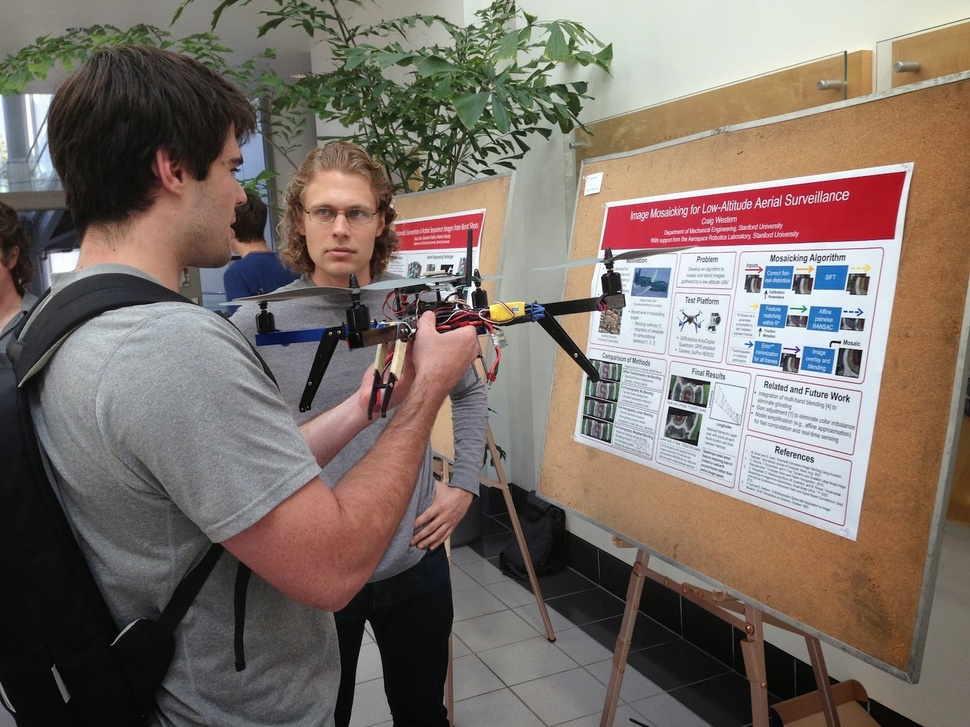
#> input picture 5/images/1.jpg, 970 x 727 px, shrunk from 1600 x 1200 before the run, found by its file name; its folder holds only this picture in this run
$ python main.py
#> lines starting #> are read from the running program, lines starting #| are printed output that depends on the picture
import glob
import os

import cv2
import numpy as np


def load_images(dir: str) -> list[np.ndarray]:
    files = glob.glob(f'{dir}/*')
    images = []

    for file in files:
        images.append(cv2.imread(file, cv2.IMREAD_GRAYSCALE))

    return images


def sift(image: np.ndarray) -> tuple:
    sift = cv2.SIFT_create()
    return sift.detectAndCompute(image, None)


def get_matches(desc_1, desc_2) -> list:
    bf = cv2.BFMatcher()
    matches = bf.knnMatch(desc_1, desc_2, k=2)
    good = []

    for m, n in matches:
        if m.distance < 0.75 * n.distance:
            good.append([m])

    return good


def main() -> None:
    posters = load_images('posters')
    descriptors = [sift(image) for image in posters]

    img = input('Search image: ')
#> the answer given: images/1.jpg
    image = cv2.imread(os.path.join('images', img), cv2.IMREAD_GRAYSCALE)
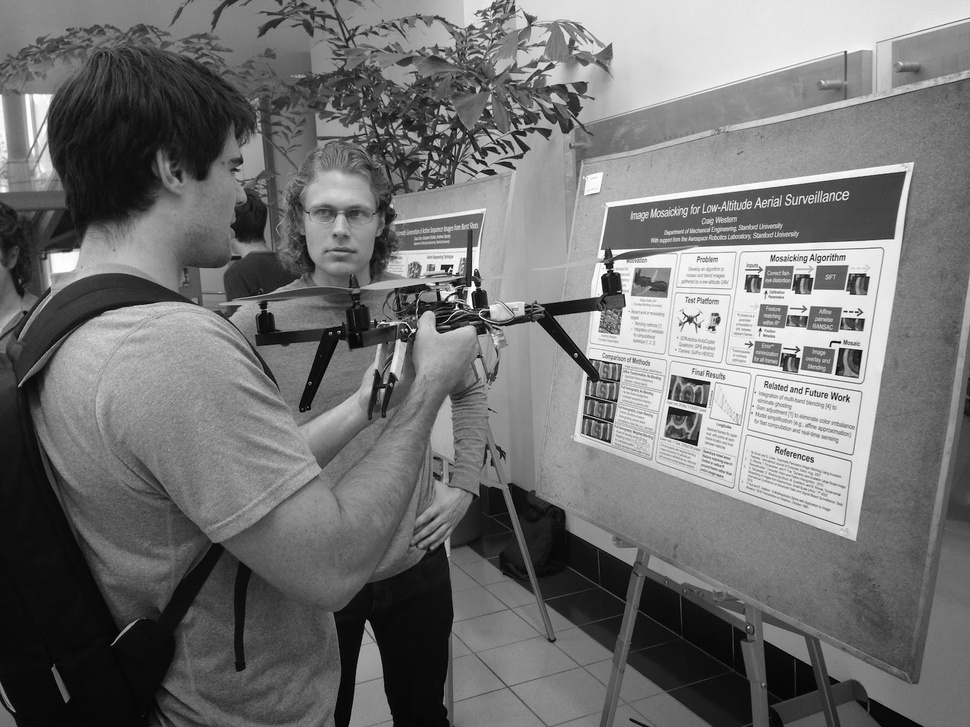
#> image: shape (727, 970); min 0, max 255, mean 113.8
    kp, _ = sift(image)
#> kp = 3723 keypoints; strongest (x, y, size): (839, 342, 1.9), (413, 330, 2.6), (473, 282, 2.1), (472, 288, 5)

    image_descriptors = [get_matches(desc[1], image) for desc in descriptors]
#> image_descriptors = []
#> (the run stopped early here; a loop or call above may not have finished)

$ run again, on 5/images/2.jpg
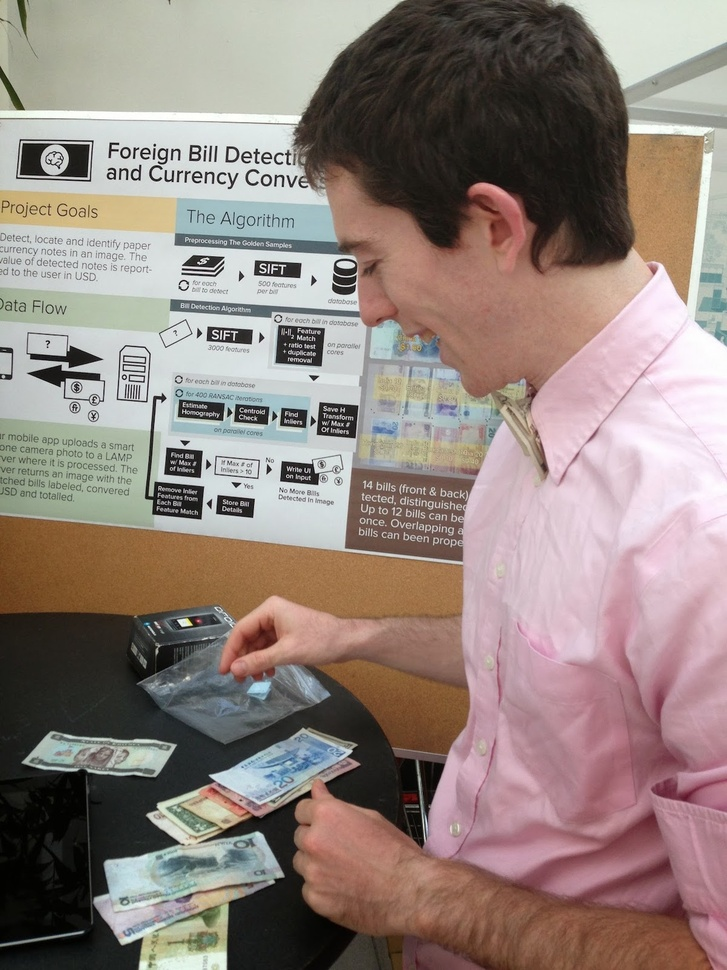
#> input picture 5/images/2.jpg, 727 x 970 px, shrunk from 1200 x 1600 before the run, found by its file name
#> in main, `image = cv2.imread(os.path.join('images', img), cv2.IMREAD_GRAYSCALE)`:
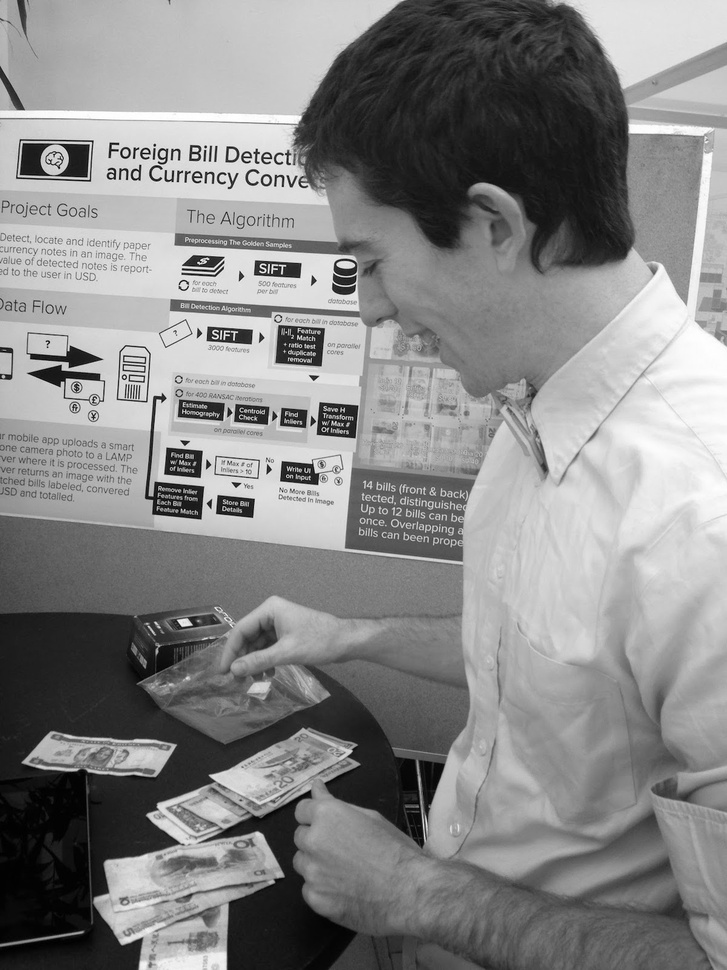
#> image: shape (970, 727); min 0, max 255, mean 134.8
#> kp = 2567 keypoints; strongest (x, y, size): (314, 377, 3.8), (269, 469, 3.6), (313, 280, 3.8), (185, 443, 3.5)
#> image_descriptors = []

$ run again, on 5/images/3.jpg
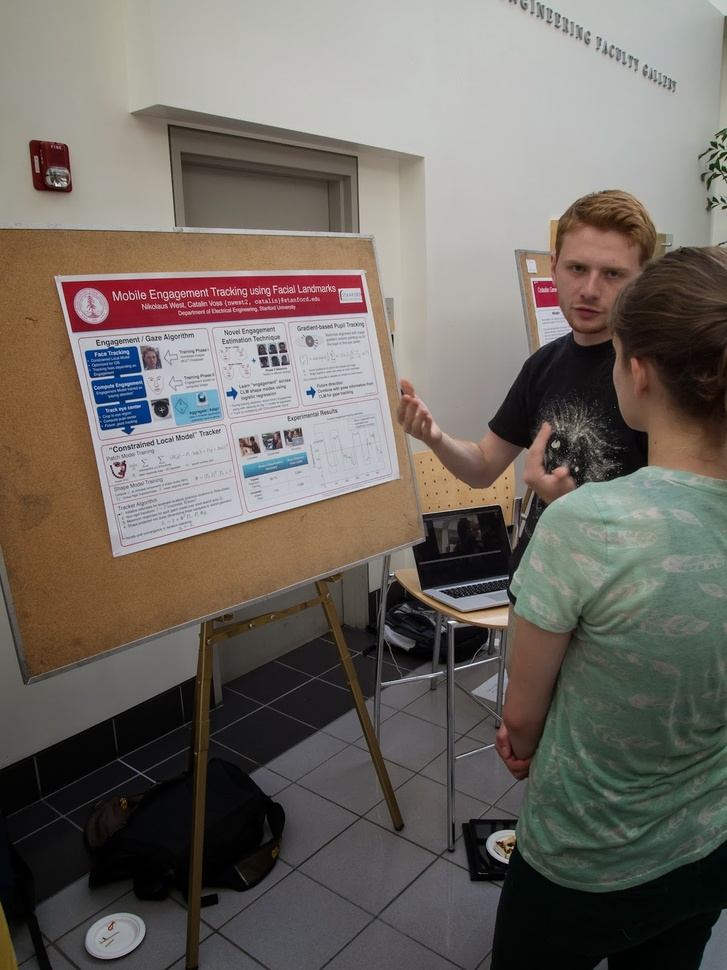
#> input picture 5/images/3.jpg, 727 x 970 px, shrunk from 1200 x 1600 before the run, found by its file name
#> in main, `image = cv2.imread(os.path.join('images', img), cv2.IMREAD_GRAYSCALE)`:
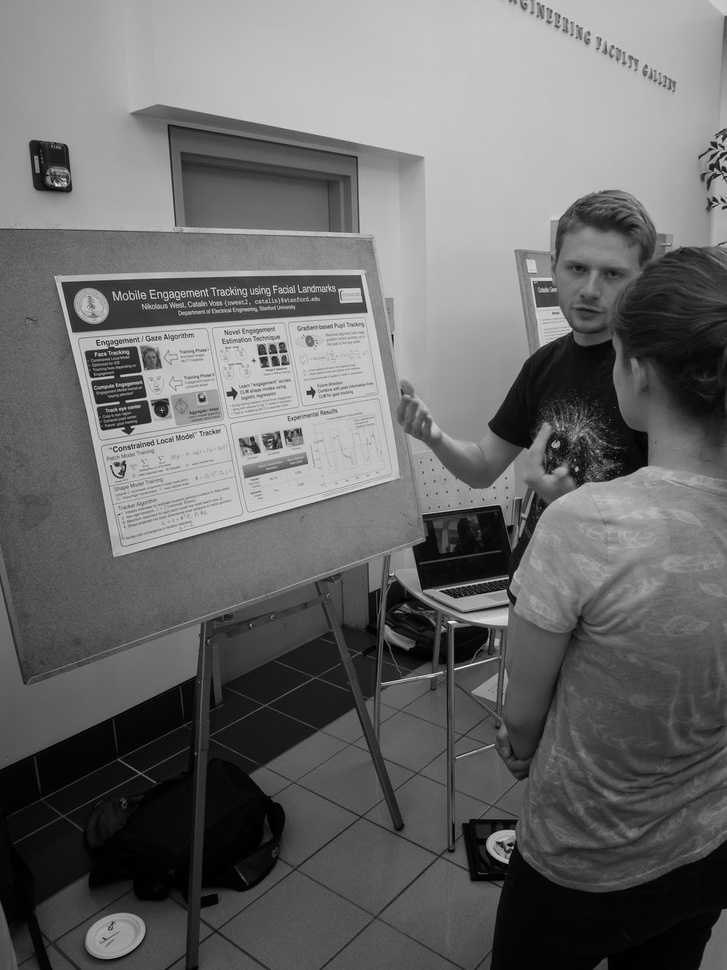
#> image: shape (970, 727); min 0, max 254, mean 106.2
#> kp = 1806 keypoints; strongest (x, y, size): (577, 469, 2.8), (311, 392, 5.1), (118, 403, 1.9), (113, 377, 1.9)
#> image_descriptors = []
